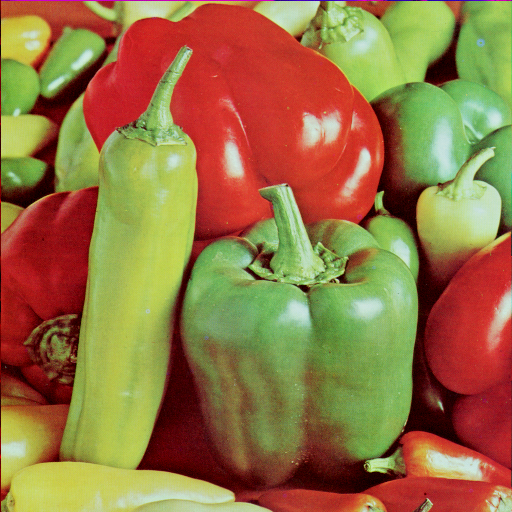
%> input picture TD3_16.09.2021/Louis/peppers.png, 512 x 512 px
$ octave exo_3_TD2_prof.m   (GNU Octave 9; MATLAB toolbox functions it lacks are replaced by stand-ins)
%> lines starting %> are read from the running program, lines starting %| are printed output that depends on the picture; in (x1, y1, x2, y2) boxes, pixels count from 0 and x2, y2 are one past the last pixel; in counts of white or black regions, pixels touching at a corner belong together; the program's own positions count from 1
clear all
close all

img = (imread( 'peppers.png'));
%> img is the input picture: size 512x512x3 uint8; mean R, G, B 149.8, 115.6, 66.5
% img = (imread( 'baboon.png'));
% img = (imread( 'peppers_compress.jpg'));

% img = (imread( 'barba.bmp'));

figure, imshow(img)

imghsv(100:200,300:400,1)=0.7;

R = img(:,:,1);
G = img(:,:,2);
B = img(:,:,3);
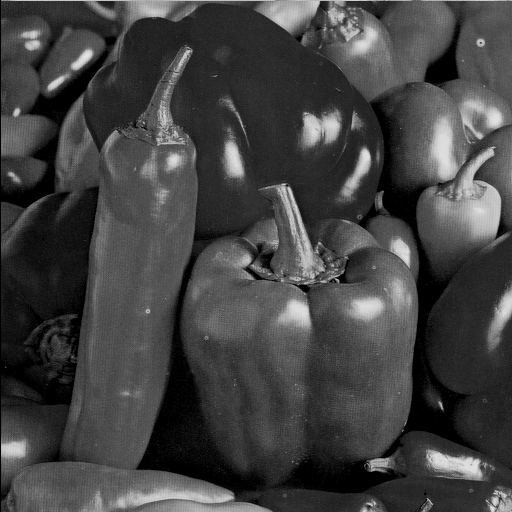
%> B: size 512x512 uint8; min 0, max 229, mean 66.5

R = double(R); G = double(G); B = double( B);
MR = max(max(R)); MG = max(max(G)); MB = max(max(B));
%> after `MR = max(max(R))`: MR = 231
%> after `MG = max(max(G))`: MG = 237
%> after `MB = max(max(B))`: MB = 229
M = max( MR, max(MG, MB));
%> M = 237

R = R/M; G = G/M; B = B/M;

%%%%%%%% YUV
Y = 0.3 * R + 0.59 * G + 0.11 * B;
U = 0.49 * (B - Y);
V = 0.88 * (R - Y);
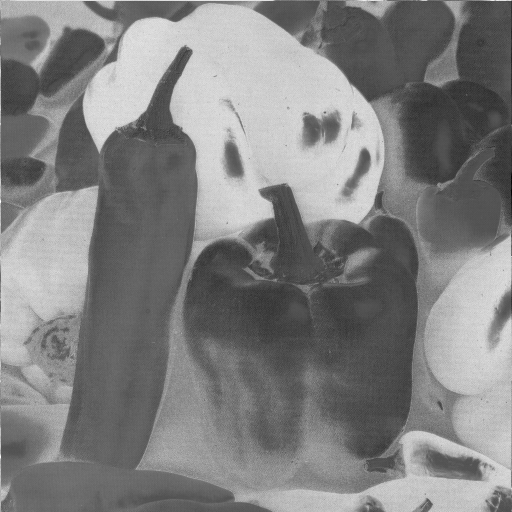
%> V: size 512x512 double; min -0.364, max 0.569, mean 0.109; drawn with min black and max white

figure, imagesc(Y), colormap(gray), title('Y')
figure, imagesc(U), colormap(gray), title('U')
figure, imagesc(V), colormap(gray), title('V')

YUV(:,:,1) = Y; YUV(:,:,2) = U;YUV(:,:,3) = V;

imwrite(Y, 'YUV/Y.png')
imwrite(U, 'YUV/U.png')
imwrite(V, 'YUV/V.png')
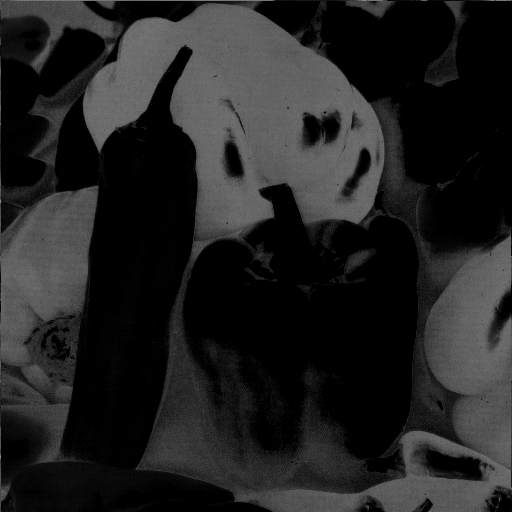
%> saved as V.png: size 512x512 uint8; min 0, max 145, mean 34.4
imwrite(uint8(YUV*255), 'YUV/YUV.png')
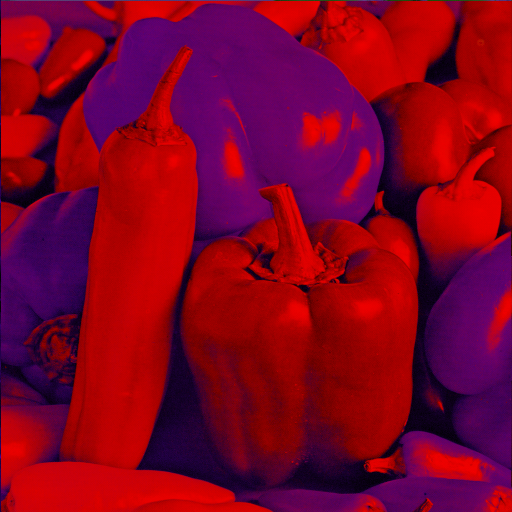
%> saved as YUV.png: size 512x512x3 uint8; mean R, G, B 129.6, 0.1, 34.4

figure, imshow(YUV), title('YUV 1')

Cg = Y -U - V;
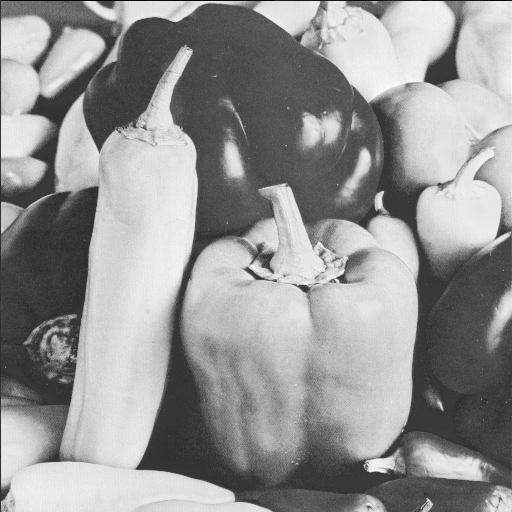
%> Cg: size 512x512 double; min -0.359, max 1.13, mean 0.511; drawn with min black and max white
figure, imagesc(Cg), colormap(gray), title('Cg')

L = 0.86*Y + 0.07;
Cr = 0.88*V + 0.5;
Cb = 0.88*U + 0.5;
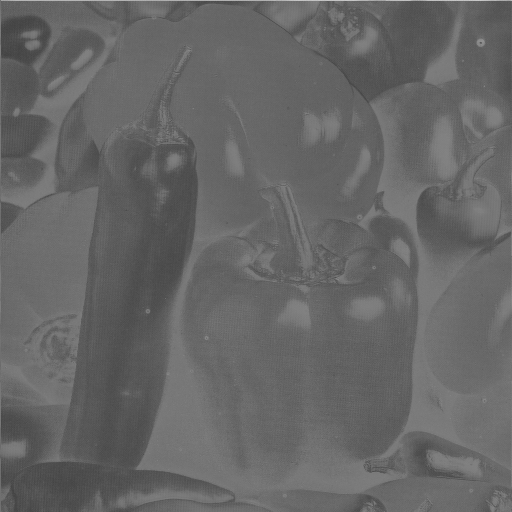
%> Cb: size 512x512 double; min 0.259, max 0.795, mean 0.402


YUV(:,:,1) = Y;
YUV(:,:,2) = Cr;
YUV(:,:,3) = Cb;
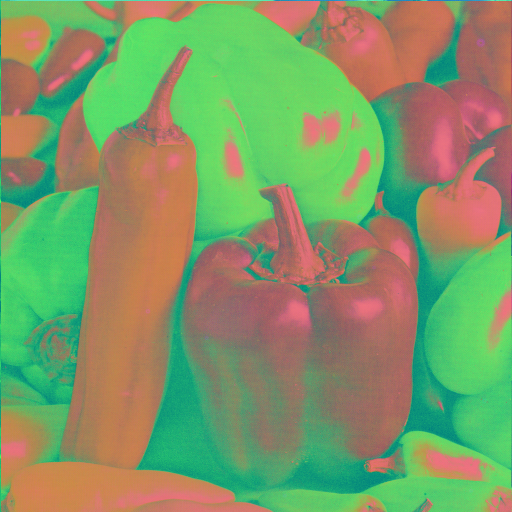
%> YUV: size 512x512x3 double; mean R, G, B 0.508, 0.596, 0.402; drawn with min black and max white


Ig = rgb2gray(img);
figure, imagesc(Ig), colormap(gray), title('image ng')
